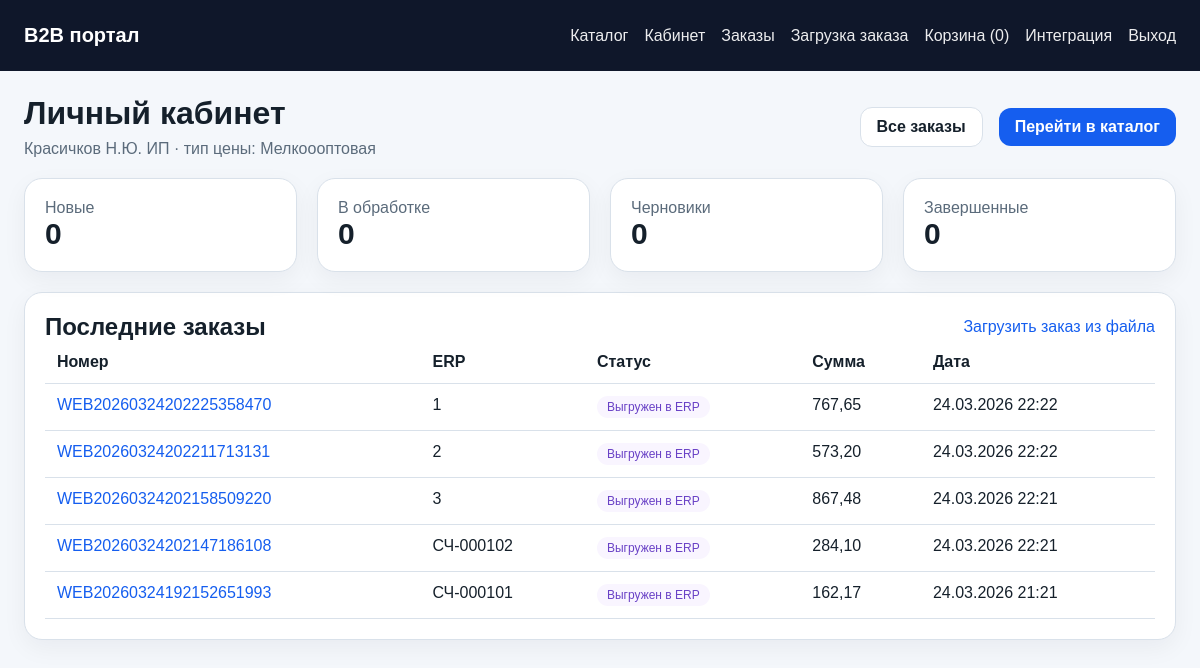
Page /dashboard/ (signed in) on the earlier database version.
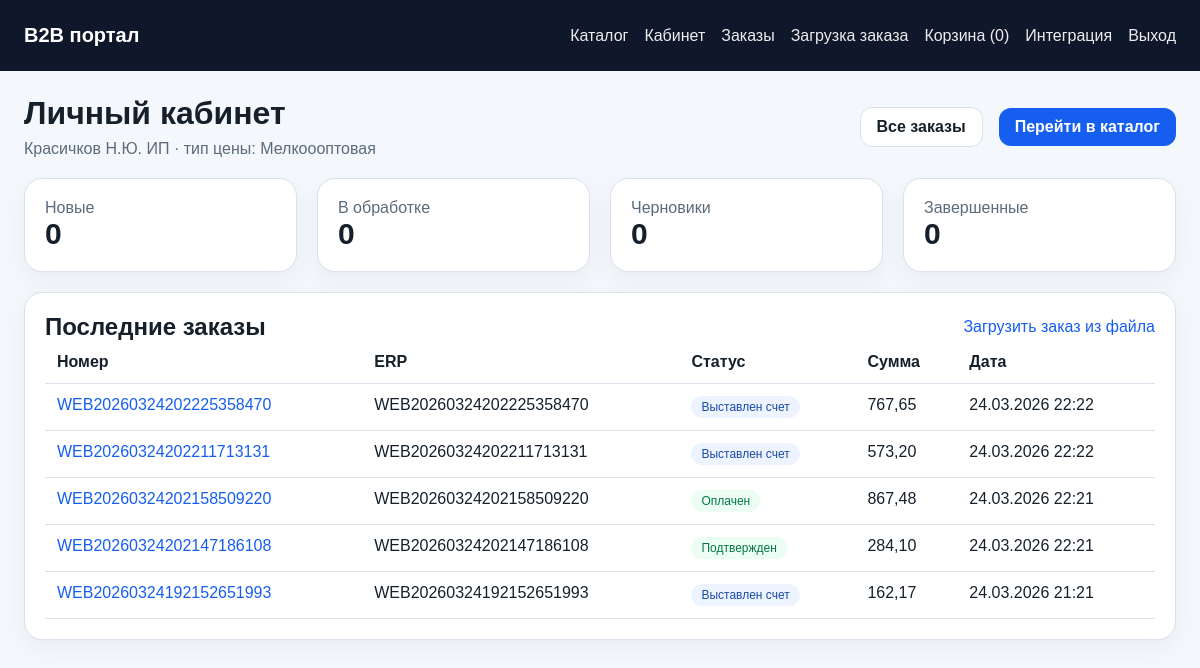
Same page on the later database version.
### apps/customers/models.py (models this page shows, shortened)
class Company(models.Model):
    name = models.CharField('Компания', max_length=255)
    external_id = models.CharField('Внешний ID', max_length=128, blank=True, unique=True, db_index=True)
    tax_id = models.CharField('ИНН/налоговый номер', max_length=32, blank=True)
    email = models.EmailField('Email', blank=True)
    phone = models.CharField('Телефон', max_length=64, blank=True)
    address = models.CharField('Адрес', max_length=500, blank=True)
    legal_address = models.CharField('Юридический адрес', max_length=500, blank=True)
    shipping_address = models.CharField('Адрес доставки', max_length=500, blank=True)
    manager_name = models.CharField('Ответственный менеджер', max_length=255, blank=True)
    manager_email = models.EmailField('Email менеджера', blank=True)
    credit_limit = models.DecimalField('Кредитный лимит', max_digits=14, decimal_places=2, default=0)
    is_active = models.BooleanField('Активна', default=True)
    price_type = models.ForeignKey(PriceType, verbose_name='Тип цены', on_delete=models.SET_NULL, blank=True, null=True)
    min_order_amount = models.DecimalField('Минимальная сумма заказа', max_digits=14, decimal_places=2, default=0)
    class Meta:
        verbose_name = 'Компания'
        verbose_name_plural = 'Компании'
        ordering = ['name']

### apps/catalog/models.py (models this page shows, shortened)
class PriceType(models.Model):
    code = models.CharField('Код', max_length=64, unique=True)
    name = models.CharField('Название', max_length=255)
    currency = models.CharField('Валюта', max_length=16, default='RUB')
    is_default = models.BooleanField('По умолчанию', default=False)
    class Meta:
        verbose_name = 'Тип цены'
        verbose_name_plural = 'Типы цен'
        ordering = ['name']

### apps/orders/models.py (models this page shows, shortened)
class Order(models.Model):
    STATUS_CHOICES = [
        ('draft', 'Черновик'),
        ('new', 'Новый'),
        ('processing', 'В обработке'),
        ('approved', 'Подтвержден'),
        ('exported', 'Выгружен в ERP'),
        ('invoiced', 'Выставлен счет'),
        ('paid', 'Оплачен'),
        ('overdue', 'Просрочен'),
        ('shipped', 'Отгружен'),
        ('completed', 'Завершен'),
        ('cancelled', 'Отменен'),
    ]
    ERP_EXPORT_STATES = [
        ('new', 'Новый'),
        ('validated', 'Проверен'),
        ('exported', 'Выгружен'),
        ('imported', 'Импортирован в ERP'),
        ('error', 'Ошибка'),
    ]
    company = models.ForeignKey(Company, verbose_name='Компания', on_delete=models.PROTECT, related_name='orders')
    user = models.ForeignKey(settings.AUTH_USER_MODEL, verbose_name='Пользователь', on_delete=models.PROTECT, related_name='orders')
    site_number = models.CharField('Номер на сайте', max_length=64, unique=True)
    external_uid = models.CharField('Внешний UID', max_length=128, unique=True, blank=True, db_index=True)
    external_number = models.CharField('Номер в ERP', max_length=64, blank=True)
    erp_document_number = models.CharField('Номер документа ERP', max_length=64, blank=True)
    status = models.CharField('Статус', max_length=16, choices=STATUS_CHOICES, default='new')
    erp_export_state = models.CharField('Состояние выгрузки ERP', max_length=16, choices=ERP_EXPORT_STATES, default='new', db_index=True)
    erp_status_code = models.CharField('Код статуса ERP', max_length=64, blank=True)
    erp_status_label = models.CharField('Статус ERP', max_length=255, blank=True)
    erp_updated_at = models.DateTimeField('Обновлено из ERP', blank=True, null=True)
    exported_at = models.DateTimeField('Выгружен в ERP', blank=True, null=True)
    locked_after_export = models.BooleanField('Заблокирован после выгрузки', default=False)
    imported_to_erp = models.BooleanField('Импортирован в ERP', default=False)
    currency = models.CharField('Валюта', max_length=8, default='RUB')
    subtotal = models.DecimalField('Сумма', max_digits=14, decimal_places=2, default=Decimal('0'))
    total = models.DecimalField('Итого', max_digits=14, decimal_places=2, default=Decimal('0'))
    comment = models.TextField('Комментарий', blank=True)
    customer_comment = models.TextField('Комментарий клиента', blank=True)
    manager_comment = models.TextField('Комментарий менеджера', blank=True)
    erp_sync_error = models.TextField('Ошибка ERP', blank=True)
    last_export_hash = models.CharField('Хеш последней выгрузки', max_length=64, blank=True)
    last_export_batch = models.ForeignKey(
        'integrations.ExchangeBatch', verbose_name='Последний пакет выгрузки',
        on_delete=models.SET_NULL, blank=True, null=True, related_name='orders'
    )
    erp_last_payload_ref = models.ForeignKey(
        'integrations.ExchangeArtifact', verbose_name='Последний входящий файл ERP',
        on_delete=models.SET_NULL, blank=True, null=True, related_name='orders_last_seen'
    )
    can_repeat = models.BooleanField('Можно повторить', default=True)
    created_at = models.DateTimeField('Создан', auto_now_add=True)
    updated_at = models.DateTimeField('Обновлен', auto_now=True)
    class Meta:
        verbose_name = 'Заказ'
        verbose_name_plural = 'Заказы'
        ordering = ['-created_at']

### apps/portal/views.py (the view)
# urls.py: path('dashboard/', views.DashboardView.as_view(), name='dashboard'),
class DashboardView(LoginRequiredMixin, TemplateView):
    template_name = 'portal/dashboard.html'
    def get_context_data(self, **kwargs):
        ctx = super().get_context_data(**kwargs)
        profile = getattr(self.request.user, 'company_profile', None)
        company = profile.company if profile else None
        recent_orders = Order.objects.filter(company=company).prefetch_related('items')[:5] if company else []
        ctx.update({
            'company': company,
            'recent_orders': recent_orders,
            'draft_count': Order.objects.filter(company=company, status='draft').count() if company else 0,
            'new_count': Order.objects.filter(company=company, status='new').count() if company else 0,
            'processing_count': Order.objects.filter(company=company, status='processing').count() if company else 0,
            'completed_count': Order.objects.filter(company=company, status='completed').count() if company else 0,
        })
        return ctx

### apps/portal/cart.py (called while the page is built)
    def count(self):
        return len(self.data)

### apps/portal/context_processors.py (called while the page is built)
def portal_context(request):
    cart = SessionCart(request)
    profile = getattr(getattr(request, 'user', None), 'company_profile', None)
    return {
        'portal_cart_count': cart.count(),
        'portal_company': getattr(profile, 'company', None),
    }

### templates/portal/dashboard.html (shortened to what this page needs)
{% extends "base.html" %}
{% block content %}
<div class="between" style="margin-bottom:20px;">
    <div>
        <h1 style="margin:0 0 8px;">Личный кабинет</h1>
        {% if company %}
            <div class="muted">{{ company.name }}{% if company.price_type %} · тип цены: {{ company.price_type.name }}{% endif %}</div>
        {% else %}
            <div class="muted">Пользователь не привязан к компании.</div>
        {% endif %}
    </div>
    <div class="row">
        <a class="button secondary" href="{% url 'portal:order-list' %}">Все заказы</a>
        <a class="button" href="{% url 'portal:catalog' %}">Перейти в каталог</a>
    </div>
</div>
<div class="grid stats" style="margin-bottom:20px;">
    <div class="card"><div class="muted">Новые</div><div class="kpi">{{ new_count }}</div></div>
    <div class="card"><div class="muted">В обработке</div><div class="kpi">{{ processing_count }}</div></div>
    <div class="card"><div class="muted">Черновики</div><div class="kpi">{{ draft_count }}</div></div>
    <div class="card"><div class="muted">Завершенные</div><div class="kpi">{{ completed_count }}</div></div>
</div>
<div class="card">
    <div class="between">
        <h2 style="margin:0;">Последние заказы</h2>
        <a href="{% url 'portal:upload-order' %}">Загрузить заказ из файла</a>
    </div>
    {% if recent_orders %}
        <table>
            <thead>
                <tr>
                    <th>Номер</th>
                    <th>ERP</th>
                    <th>Статус</th>
                    <th>Сумма</th>
                    <th>Дата</th>
                </tr>
            </thead>
            <tbody>
            {% for order in recent_orders %}
                <tr>
                    <td><a href="{% url 'portal:order-detail' order.pk %}">{{ order.site_number }}</a></td>
                    <td>{{ order.external_number|default:"—" }}</td>
                    <td><span class="pill status-{{ order.status }}">{{ order.get_status_display }}</span></td>
                    <td>{{ order.total }}</td>
                    <td>{{ order.created_at|date:"d.m.Y H:i" }}</td>
                </tr>
            {% endfor %}
            </tbody>
        </table>
    {% else %}
        <p class="muted">Заказов пока нет.</p>
    {% endif %}
</div>
{% endblock %}

### templates/base.html (shortened to what this page needs)
{% load portal_extras %}
<!DOCTYPE html>
<html lang="ru">
<head>
</head>
<body>
    <header class="topbar">
        <div class="container">
            <div class="brand"><a href="{% url 'portal:catalog' %}" style="color:#fff;">B2B портал</a></div>
            <nav class="nav">
                <a href="{% url 'portal:catalog' %}">Каталог</a>
                {% if request.user.is_authenticated %}
                    <a href="{% url 'portal:dashboard' %}">Кабинет</a>
                    <a href="{% url 'portal:order-list' %}">Заказы</a>
                    <a href="{% url 'portal:upload-order' %}">Загрузка заказа</a>
                    <a href="{% url 'portal:cart' %}">Корзина ({{ portal_cart_count }})</a>
                    {% if request.user.is_staff %}
                        <a href="{% url 'portal:integration-dashboard' %}">Интеграция</a>
                    {% endif %}
                    <a href="{% url 'logout' %}">Выход</a>
                {% else %}
                    <a href="{% url 'login' %}">Войти</a>
                {% endif %}
            </nav>
        </div>
    </header>
    <main class="container">
        {% block content %}{% endblock %}
    </main>
</body>
</html>

### templates/base.html (style rules this page uses)
:root { --bg:#f4f7fb; --card:#ffffff; --line:#d9e1ea; --text:#15202b; --muted:#5b6b7b; --accent:#155eef; --ok:#067647; --warn:#b54708; }
* { box-sizing:border-box; }
body { margin:0; font-family:Arial, sans-serif; background:var(--bg); color:var(--text); }
a { color:var(--accent); text-decoration:none; }
.container { max-width:1280px; margin:0 auto; padding:24px; }
.topbar { background:#0f172a; color:#fff; }
.topbar .container { display:flex; align-items:center; justify-content:space-between; gap:16px; }
.nav { display:flex; gap:16px; flex-wrap:wrap; }
.nav a { color:#fff; opacity:.92; }
.brand { font-weight:700; font-size:20px; }
.card { background:var(--card); border:1px solid var(--line); border-radius:18px; padding:20px; box-shadow:0 8px 24px rgba(15,23,42,.05); }
.grid { display:grid; gap:20px; }
.grid.stats { grid-template-columns:repeat(auto-fit,minmax(220px,1fr)); }
.button, button, input[type=submit] { background:var(--accent); color:#fff; border:none; border-radius:12px; padding:10px 16px; cursor:pointer; font-weight:600; }
.button.secondary { background:#fff; color:var(--text); border:1px solid var(--line); }
table { width:100%; border-collapse:collapse; }
th, td { padding:12px; border-bottom:1px solid var(--line); text-align:left; vertical-align:top; }
.muted { color:var(--muted); }
.kpi { font-size:30px; font-weight:700; }
.row { display:flex; gap:16px; flex-wrap:wrap; align-items:center; }
.between { display:flex; justify-content:space-between; gap:16px; align-items:center; }
.pill { padding:4px 10px; border-radius:999px; background:#eef2ff; color:#3730a3; font-size:12px; display:inline-block; }
.status-approved { background:#ecfdf3; color:#067647; }
.status-invoiced { background:#eef4ff; color:#1849a9; }
.status-paid { background:#ecfdf3; color:#027a48; }

Differences in the rows shown:
changed Order "WEB20260324202225358470": external_number "1" → "WEB20260324202225358470"; status "Выгружен в ERP" → "Выставлен счет"
changed Order "WEB20260324202211713131": external_number "2" → "WEB20260324202211713131"; status "Выгружен в ERP" → "Выставлен счет"
changed Order "WEB20260324202158509220": external_number "3" → "WEB20260324202158509220"; status "Выгружен в ERP" → "Оплачен"
changed Order "WEB20260324202147186108": external_number "СЧ-000102" → "WEB20260324202147186108"; status "Выгружен в ERP" → "Подтвержден"
changed Order "WEB20260324192152651993": external_number "СЧ-000101" → "WEB20260324192152651993"; status "Выгружен в ERP" → "Выставлен счет"
